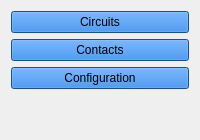
     <widget class="QWidget" name="widget" native="true">
      <property name="minimumSize">
       <size>
        <width>200</width>
        <height>0</height>
       </size>
      </property>
      <property name="maximumSize">
       <size>
        <width>200</width>
        <height>16777215</height>
       </size>
      </property>
      <layout class="QVBoxLayout" name="verticalLayout">
       <item>
        <widget class="QPushButton" name="tours_btn">
         <property name="styleSheet">
          <string notr="true">background-color: rgb(28, 113, 216);</string>
         </property>
         <property name="text">
          <string>Circuits</string>
         </property>
        </widget>
       </item>
       <item>
        <widget class="QPushButton" name="contact_btn">
         <property name="styleSheet">
          <string notr="true">background-color: rgb(28, 113, 216);</string>
         </property>
         <property name="text">
          <string>Contacts</string>
         </property>
        </widget>
       </item>
       <item>
        <widget class="QPushButton" name="config_btn">
         <property name="styleSheet">
          <string notr="true">background-color: rgb(28, 113, 216);</string>
         </property>
         <property name="text">
          <string>Configuration</string>
         </property>
        </widget>
       </item>
       <item>
        <spacer name="verticalSpacer">
         <property name="orientation">
          <enum>Qt::Orientation::Vertical</enum>
         </property>
         <property name="sizeHint" stdset="0">
          <size>
           <width>20</width>
           <height>40</height>
          </size>
         </property>
        </spacer>
       </item>
      </layout>
     </widget>
